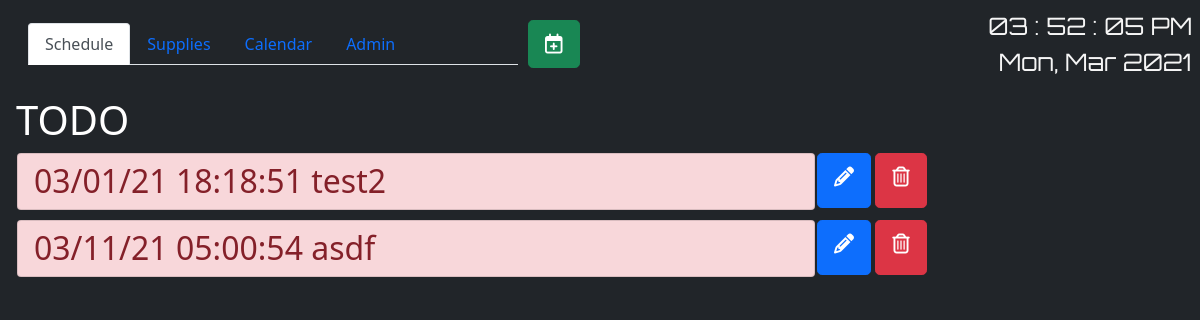
/, run on an earlier commit of the app's database.
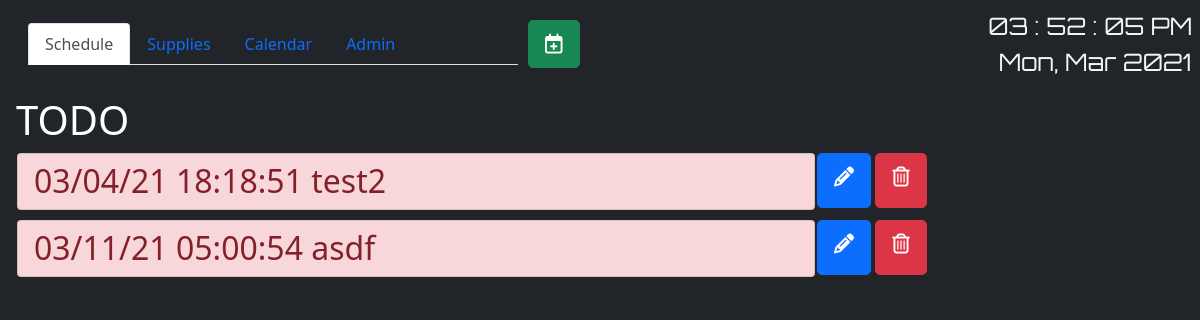
And on a later commit of the database.
### tracker/models.py (models this page shows, shortened)
class Todo(models.Model):
    todoTime = models.DateTimeField()
    task = models.CharField(max_length=255)
    lastDone = models.DateTimeField(blank=True, null=True)
    recurring = models.BooleanField(default=False, blank=True)
    completed = models.BooleanField(default=False, blank=True)
    def getDate(self):
        return self.todoTime.strftime('%x')
    def getTime(self):
        return self.todoTime.strftime('%X')
    @property
    def pastDue(self):
        return timezone.now() > self.todoTime
    @property
    def getCompleted(self):
        return self.completed
    class Meta:
        ordering = ['todoTime']

### tracker/views.py (the view)
# urls.py: path('', views.index.as_view(), name='index'),
class index(generic.ListView):
    model = Todo
    context_object_name = "todos"
    queryset = Todo.objects.all()
    template_name = 'tracker/index.html'

### tracker/templates/tracker/index.html (shortened to what this page needs)
{% extends 'tracker/base.html' %}
{% block addItem %}
<a href="{% url 'todo-add' %}" class="btn btn-success btn-lg addItem" role="button" aria-pressed="true">
    <i class="far fa-calendar-plus" aria-hidden="true"></i>
</a>
{% endblock addItem %}
{% block content %}
    <h1>TODO</h1>
    {% if todos %}
    <table>
        <tbody><thead></thead>
            {% for todo in todos %}
                {% if not todo.getCompleted %}
                <tr>
                    {% if todo.pastDue %}
                        <td class="rounded col-10">
                            <a href="{% url 'task_complete' todo.pk %}"
                                data-popup-url="{% url 'task_complete' todo.pk %}"
                                class="h2 list-group-item list-group-item-action list-group-item-danger open-task">
                                {{ todo.getDate }} {{ todo.getTime }} {{ todo.task }}
                            </a>
                        </td>
                        <td>
                            <a href="{% url 'todo-update' todo.pk %}" class="bigButtons btn btn-primary btn-lg" role="button" aria-pressed="true"><i class="fa fa-pencil" aria-hidden="true"></i></a>
                            <a href="{% url 'todo-delete' todo.pk %}" class="bigButtons btn btn-danger btn-lg" role="button" aria-pressed="true"><i class="fa fa-trash-o" aria-hidden="true"></i></a>
                        </td>
                    {% endif %}
                </tr>
                {% endif %}
            {% endfor %}
        </tbody>
    </table>
    {% else %}
        <p>All done for today</p>
    {% endif %}
{% endblock content %}

### tracker/templates/tracker/base.html (shortened to what this page needs)
<!doctype html>
{% load static %}
<html lang="en">
    <head>
        <link href="https://cdn.jsdelivr.net/npm/bootstrap@5.0.0-beta2/dist/css/bootstrap.min.css" rel="stylesheet">
        <link rel="stylesheet" href="{% static 'navbar.css' %}">
    </head>
    <body class="p-3 mb-2 bg-dark text-white">
        <nav class="navbar navbar-expand-sm navbar-dark bg-dark" aria-label="navbar">
            <div class="container-fluid">
                <div class="collapse navbar-collapse">
                    <div class="col-md-5">
                        <ul class="nav nav-tabs me-auto mb-2 mb-sm-0">
                            <li class="nav-item">
                                <a class="nav-link active" aria-current="page" href="{% url 'index' %}">Schedule</a>
                            </li>
                            <li class="nav-item">
                                <a class="nav-link" href="{% url 'supplies' %}">Supplies</a>
                            </li>
                            <li class="nav-item">
                                <a class="nav-link" href="#">Calendar</a>
                            </li>
                            <li class="nav-item">
                                <a class="nav-link" href="admin">Admin</a>
                            </li>
                        </ul>
                    </div>
                    {% block addItem %}
                    {% endblock addItem %}
                    <div class="container">
                        <div class="row">
                            <div class="col-md-5"></div>
                            <div id="clock" class="col-md-7"></div>
                        </div>
                        <div class="row">
                            <div class="col-md-5"></div>
                            <div id="date" class="col-md-7"> </div>
                        </div>
                    </div>
                </div>
            </div>
        </nav>
        <div class="main">
            {% block content %}
            {% endblock content %}
        </div>
    </body>
</html>

### tracker/static/navbar.css (style rules this page uses)
body { background-color: #121212; }
#clock { display: inline-block; font-family: 'Orbitron', sans-serif; color: whitesmoke; font-size: 1.5em; text-align: right; padding-top: 0px; padding-bottom: 0px; }
#date { font-family: 'Orbitron', sans-serif; color: whitesmoke; font-size: 1.5em; text-align: right; padding-top: 0px; padding-bottom: 0px; }
.addItem { margin-left: 10px; }
.navbar { width: 400px; position: fixed; top: 0; width: 100%; overflow: hidden; z-index: 1; }
.navbar a { float: left; display: block; }
.main { margin-top: 80px; z-index: 0; }
.bigButtons { margin-bottom: 10px; padding-bottom: 15px; }
.col-10 { width: 800px; }

What changed in the data, as far as the page shows it:
changed Todo "test2": getDate "03/01/21" → "03/04/21"
